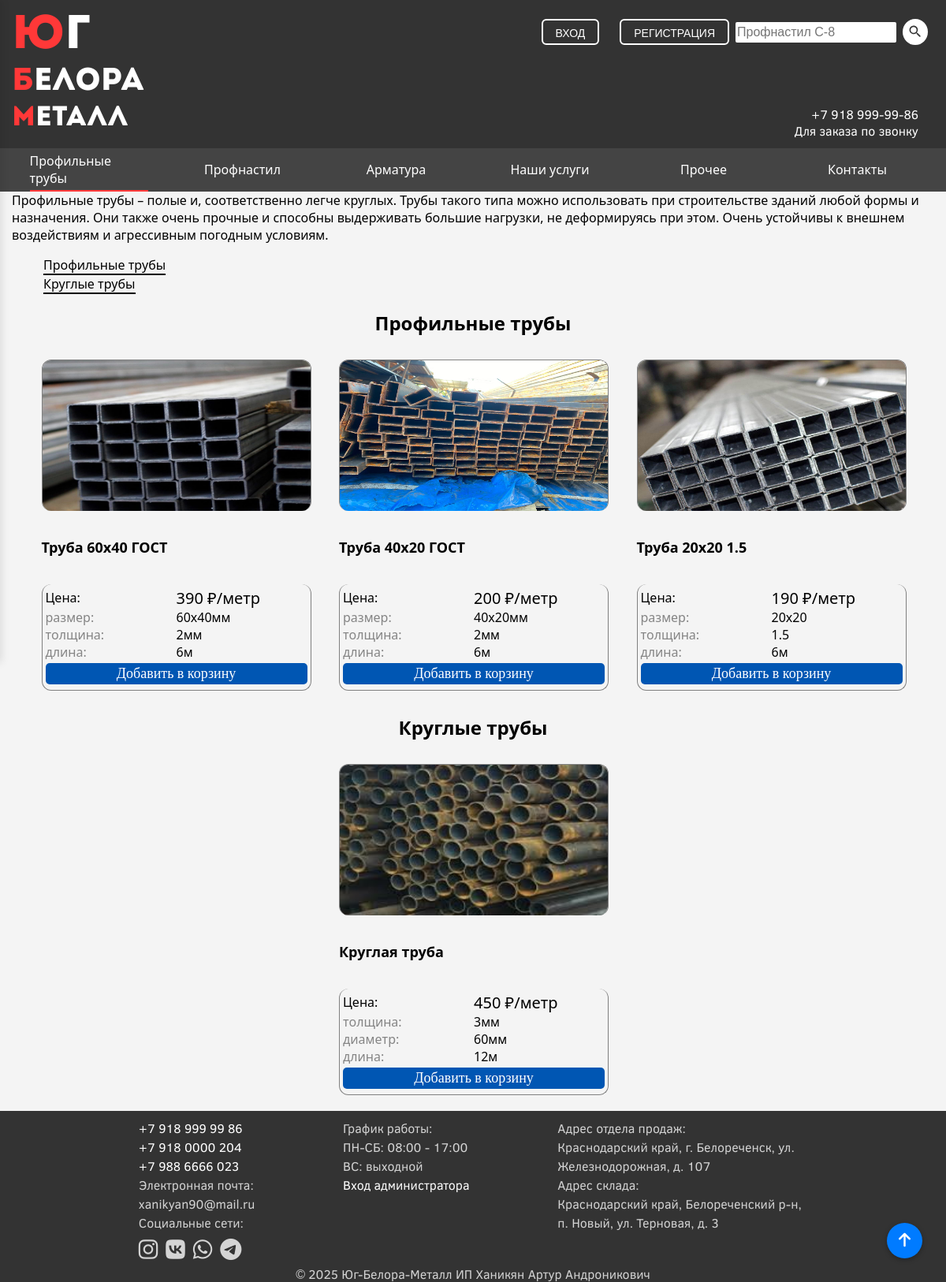
Page /proftruba.php on the committed database.
### tables this page shows
CREATE TABLE `products` (
  `ID` int(11) NOT NULL,
  `category_id` int(11) NOT NULL,
  `name` varchar(40) NOT NULL,
  `price` int(11) NOT NULL,
  `amount` int(11) NOT NULL,
  `description` varchar(255) NOT NULL,
  `img` varchar(255) NOT NULL,
  `price_for` varchar(20) NOT NULL
);

CREATE TABLE `attributes` (
  `ID` int(11) NOT NULL,
  `name` varchar(20) NOT NULL
);

CREATE TABLE `productattributes` (
  `ID` int(11) NOT NULL,
  `product_id` int(11) NOT NULL,
  `attribute_id` int(11) NOT NULL,
  `value` varchar(30) NOT NULL
);

### proftruba.php (the view, shortened to what this page needs)
<?php
$servername = "localhost";
$username = "root";
$password = "";
$dbname = "diplom";
$conn = mysqli_connect($servername, $username, $password, $dbname);
$sql = "SELECT
            p.ID AS product_id,
            p.name AS product_name,
            p.price,
            p.img,
            p.price_for,
            c.name AS category,
            a.name AS attribute_name,
            pa.value AS attribute_value
        FROM products p
        LEFT JOIN categories c ON p.category_id = c.ID
        LEFT JOIN productattributes pa ON p.ID = pa.product_id
        LEFT JOIN attributes a ON pa.attribute_id = a.ID
        ORDER BY p.ID";
$result = $conn->query($sql);
$products = [];
while ($row = $result->fetch_assoc()) {
    $category = $row['category'];
    $product_id = $row['product_id'];
    if (!isset($products[$category][$product_id])) {
        $products[$category][$product_id] = [
            'name' => $row['product_name'],
            'price' => $row['price'],
            'price_for' => $row['price_for'],
            'img' => $row['img'],
            'id' => $product_id,
            'attributes' => []
        ];
    }
    if ($row['attribute_name']) {
        $products[$category][$product_id]['attributes'][] = [
            'name' => $row['attribute_name'],
            'value' => $row['attribute_value']
        ];
    }
}
?>
<!DOCTYPE html>
<html lang="en">
<head>
    <link rel="stylesheet" href="css/style.css">
    <link rel="stylesheet" href="https://cdnjs.cloudflare.com/ajax/libs/font-awesome/6.5.0/css/all.min.css">
</head>
<body id="dialog">
    <button id="scrollToTopBtn" title="Наверх"><i class="fa-solid fa-arrow-up"></i></button>
    <header id="main-content">
        <div class="content">
                <a href="index.php">
                    <div class="logo">
                        <span class="ug"><span style="color: rgb(255, 56, 56);">Ю</span>г</span>
                        <span class="belora"><span style="color: rgb(255, 56, 56);">Б</span>елора</span>
                        <span class="metall"><span style="color: rgb(255, 56, 56);">М</span>еталл</span>
                    </div>
                </a>
            <div class="main-nav">
                <div class="search-nav">
                    <div class="search-container">
                        <form action="search.php" method="GET">
                            <input type="text" required name="search" placeholder="Профнастил C-8" id="search">
                            <button class="search-btn" type="submit">
                            </button>
                        </form>
                    </div>
                    <div class="auth-buttons" id="auth-buttons">
                        <button onclick="openDialogAuth()" id="auth-btn" class="auth-btn show">Вход</button>
                        <button onclick="openDialogReg()" id="reg-btn" class="reg-btn show">Регистрация</button>
                    </div>
                </div>
                <div class="header-info">
                    <span>+7 918 999-99-86<br>Для заказа по звонку</span>
                </div>
            </div>
        </div>
    </header>
    <nav>
        <div class="content nav-content">
            <a href="proftruba.php"><div class="nav-button nav-active">Профильные трубы</div> </a>
            <a href="profnastil.php"><div class="nav-button">Профнастил</div></a>
            <a href="armatura.php"><div class="nav-button">Арматура</div></a>
            <a href="services.php"><div class="nav-button">Наши услуги</div></a>
                <div id="prochee">
                    <a class="nav-button" style="border: 0px; box-shadow: initial;"  href="prochee.php">Прочее</a>
                </div>
            <a href="contacts.php"><div class="nav-button">Контакты</div></a>
        </div>
    </nav>
    <div class="content">
        <span class="description">Профильные трубы – полые и, соответственно легче круглых.
            Трубы такого типа можно использовать при строительстве зданий любой формы и назначения.
            Они также очень прочные и способны выдерживать большие нагрузки, не деформируясь при этом.
            Очень устойчивы к внешнем воздействиям и агрессивным погодным условиям.
        </span>
        <ul>
            <li><a href="#proftruba">Профильные трубы</a></li>
            <li><a href="#krug">Круглые трубы</a></li>
        </ul>
        <h2 align="center" id="proftruba">Профильные трубы</h2>
        <div class="catalog">
            <?php if (isset($products['Профильная труба'])): ?>
                <?php foreach ($products['Профильная труба'] as $product): ?>
                    <div class="card">
                        <img src="<?= htmlspecialchars($product['img']) ?>" alt="<?= htmlspecialchars($product['name']) ?>">
                        <div class="product-name">
                            <b><?= htmlspecialchars($product['name']) ?></b>
                        </div>
                        <div class="incard">
                            <dl><dt>Цена:</dt><dd class="price"><?= htmlspecialchars($product['price']) ?> ₽/<?= htmlspecialchars($product['price_for']) ?></dd></dl>
                            <?php foreach ($product['attributes'] as $attr): ?>
                                <dl class="attributes"><dt><?= htmlspecialchars($attr['name']) ?>:</dt><dd><?= htmlspecialchars($attr['value']) ?></dd></dl>
                            <?php endforeach; ?>
                            <button class="add-to-cart-btn" data-product-id="<?= htmlspecialchars($product['id']) ?>" data-quantity="6" title="Добавить в корзину">
                                Добавить в корзину
                            </button>
                        </div>
                    </div>
                <?php endforeach; ?>
            <?php else: ?>
                <p>Нет товаров в категории "Профильные трубы".</p>
            <?php endif; ?>
        </div>
        <h2 align="center" id="krug">Круглые трубы</h2>
        <div class="catalog">
        <?php if (isset($products['Круглая труба'])): ?>
            <?php foreach ($products['Круглая труба'] as $product): ?>
                <div class="card">
                    <img src="<?= htmlspecialchars($product['img']) ?>" alt="<?= htmlspecialchars($product['name']) ?>">
                    <div class="product-name">
                        <b><?= htmlspecialchars($product['name']) ?></b>
                    </div>
                    <div class="incard">
                        <dl><dt>Цена:</dt><dd class="price"><?= htmlspecialchars($product['price']) ?> ₽/<?= htmlspecialchars($product['price_for']) ?></dd></dl>
                        <?php foreach ($product['attributes'] as $attr): ?>
                            <dl class="attributes"><dt><?= htmlspecialchars($attr['name']) ?>:</dt><dd><?= htmlspecialchars($attr['value']) ?></dd></dl>
                        <?php endforeach; ?>
                        <button title="Добавить в корзину" class="add-to-cart-btn"  data-quantity="6" data-product-id="<?= htmlspecialchars($product['id']) ?>">
                            Добавить в корзину
                        </button>
                    </div>
                </div>
            <?php endforeach; ?>
        <?php else: ?>
            <p>Нет товаров в категории "Круглые трубы".</p>
        <?php endif; ?>
        </div>
    </div>
    <footer>
        <div class="foot-block">
            <div class="foot">
                <a href="tel:+79189999986"><span class="phone">+7 918 999 99 86</span></a><br>
                <a href="tel:+79180000204"><span class="phone">+7 918 0000 204</span></a><br>
                <a href="tel:+79186666023"><span class="phone">+7 988 6666 023</span></a><br>
                <span>Электронная почта: </span><br>
                <span> xanikyan90@mail.ru</span><br>
                <span>Социальные сети:</span><br>
                <div style="display: flex; flex-wrap: wrap;">
                    <div class="social-links">
                        <a href="https://www.instagram.com/@khanikyan_zhanna" target="_blank" title="Instagram">
                            <i class="fab fa-instagram"></i>
                        </a>
                        <a href="https://vk.com/ВАШ_АККАУНТ" target="_blank" title="VK">
                            <i class="fab fa-vk"></i>
                        </a>
                        <a href="https://wa.me/ВАШ_НОМЕР" target="_blank" title="WhatsApp">
                            <i class="fab fa-whatsapp"></i>
                        </a>
                        <a href="https://t.me/ВАШ_АККАУНТ" target="_blank" title="Telegram">
                            <i class="fab fa-telegram"></i>
                        </a>
                    </div>
                </div>
            </div>
            <div class="foot">
                <span>График работы:</span><br>
                <span>ПН-СБ: 08:00 - 17:00</span><br>
                <span>ВС: выходной</span><br>
                <a href="admin.php">Вход администратора</a>
            </div>
            <div id="desc" class="foot">
                <span>Адрес отдела продаж:</span><br>
                Краснодарский край, г. Белореченск, ул. Железнодорожная, д. 107 <br>
                <span>Адрес склада:</span><br>
                Краснодарский край, Белореченский р-н, п. Новый, ул. Терновая, д. 3
            </div>
        </div>
        <div class="copyright">
            <span>&copy; 2025 Юг-Белора-Металл ИП Ханикян Артур Андроникович</span>
        </div>
    </footer>
</body>
</html>

### rows in the picture
products: attributes.name "размер", productattributes.value "60x40мм"
products: attributes.name "размер", productattributes.value "40x20мм"
products: attributes.name "размер", productattributes.value "20x20", attributes.name "толщина", productattributes.value "1.5"
products: attributes.name "диаметр", productattributes.value "60мм", attributes.name "длина", productattributes.value "12м"

### other values in the picture
$product['name'] "Труба 60x40 ГОСТ"
$product['price'] "390"
$product['price_for'] "метр"
$attr['name'] "толщина"
$attr['value'] "2мм"
$attr['name'] "длина"
$attr['value'] "6м"
$product['name'] "Труба 40x20 ГОСТ"
$product['price'] "200"
$product['name'] "Труба 20x20 1.5"
$product['price'] "190"
$product['name'] "Круглая труба"
$product['price'] "450"
$attr['value'] "3мм"
